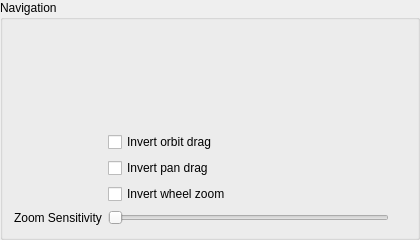
<?xml version="1.0" encoding="UTF-8"?>
<ui version="4.0">
 <class>NavigationSettingsWidget</class>
 <widget class="QGroupBox" name="NavigationSettingsWidget">
  <property name="geometry">
   <rect>
    <x>0</x>
    <y>0</y>
    <width>420</width>
    <height>240</height>
   </rect>
  </property>
  <property name="title">
   <string>Navigation</string>
  </property>
  <layout class="QVBoxLayout" name="tipsLayout">
   <item>
    <widget class="QLabel" name="tipsLabel">
     <property name="text">
      <string/>
     </property>
     <property name="wordWrap">
      <bool>true</bool>
     </property>
    </widget>
   </item>
   <item>
    <widget class="QWidget" name="navigationToggleContainer" native="true">
     <layout class="QFormLayout" name="toggleLayout">
      <property name="leftMargin">
       <number>0</number>
      </property>
      <property name="topMargin">
       <number>0</number>
      </property>
      <property name="rightMargin">
       <number>0</number>
      </property>
      <property name="bottomMargin">
       <number>0</number>
      </property>
      <item row="0" column="1">
       <widget class="QCheckBox" name="invertOrbitCheckBox">
        <property name="text">
         <string>Invert orbit drag</string>
        </property>
       </widget>
      </item>
      <item row="1" column="1">
       <widget class="QCheckBox" name="invertPanCheckBox">
        <property name="text">
         <string>Invert pan drag</string>
        </property>
       </widget>
      </item>
      <item row="2" column="1">
       <widget class="QCheckBox" name="invertWheelCheckBox">
        <property name="text">
         <string>Invert wheel zoom</string>
        </property>
       </widget>
      </item>
      <item row="3" column="0">
       <widget class="QLabel" name="zoomSensitivityLabel">
        <property name="text">
         <string>Zoom Sensitivity</string>
        </property>
       </widget>
      </item>
      <item row="3" column="1">
       <widget class="QWidget" name="wheelZoomSensitivityControl" native="true">
        <layout class="QHBoxLayout" name="wheelZoomSensitivityLayout">
         <property name="leftMargin">
          <number>0</number>
         </property>
         <property name="topMargin">
          <number>0</number>
         </property>
         <property name="rightMargin">
          <number>0</number>
         </property>
         <property name="bottomMargin">
          <number>0</number>
         </property>
         <property name="spacing">
          <number>10</number>
         </property>
         <item>
          <widget class="QSlider" name="wheelZoomSensitivitySlider">
           <property name="orientation">
            <enum>Qt::Horizontal</enum>
           </property>
          </widget>
         </item>
         <item>
          <widget class="QLabel" name="wheelZoomSensitivityValueLabel">
           <property name="text">
            <string/>
           </property>
          </widget>
         </item>
        </layout>
       </widget>
      </item>
     </layout>
    </widget>
   </item>
  </layout>
 </widget>
 <resources/>
 <connections/>
</ui>
